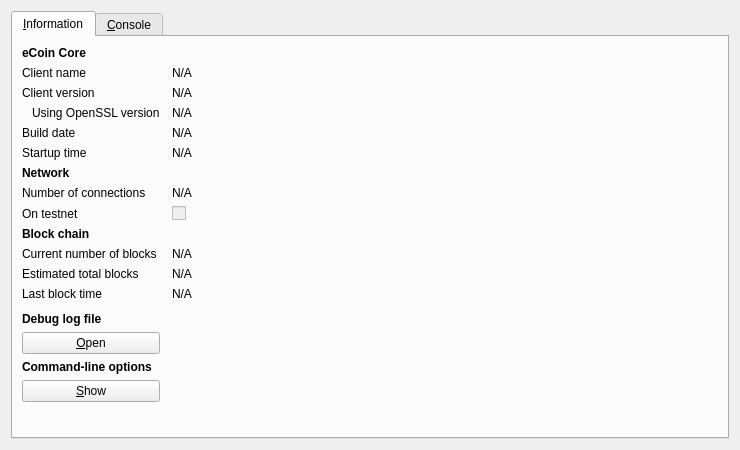
<?xml version="1.0" encoding="UTF-8"?>
<ui version="4.0">
 <class>RPCConsole</class>
 <widget class="QDialog" name="RPCConsole">
  <property name="geometry">
   <rect>
    <x>0</x>
    <y>0</y>
    <width>740</width>
    <height>450</height>
   </rect>
  </property>
  <property name="windowTitle">
   <string>eCoin - Debug window</string>
  </property>
  <layout class="QVBoxLayout" name="verticalLayout_2">
   <item>
    <widget class="QTabWidget" name="tabWidget">
     <property name="currentIndex">
      <number>0</number>
     </property>
     <widget class="QWidget" name="tab_info">
      <attribute name="title">
       <string>&amp;Information</string>
      </attribute>
      <layout class="QGridLayout" name="gridLayout" columnstretch="0,1">
       <property name="horizontalSpacing">
        <number>12</number>
       </property>
       <item row="0" column="0">
        <widget class="QLabel" name="label_9">
         <property name="font">
          <font>
           <weight>75</weight>
           <bold>true</bold>
          </font>
         </property>
         <property name="text">
          <string>eCoin Core</string>
         </property>
        </widget>
       </item>
       <item row="1" column="0">
        <widget class="QLabel" name="label_5">
         <property name="text">
          <string>Client name</string>
         </property>
        </widget>
       </item>
       <item row="1" column="1">
        <widget class="QLabel" name="clientName">
         <property name="cursor">
          <cursorShape>IBeamCursor</cursorShape>
         </property>
         <property name="text">
          <string>N/A</string>
         </property>
         <property name="textFormat">
          <enum>Qt::PlainText</enum>
         </property>
         <property name="textInteractionFlags">
          <set>Qt::LinksAccessibleByMouse|Qt::TextSelectableByKeyboard|Qt::TextSelectableByMouse</set>
         </property>
        </widget>
       </item>
       <item row="2" column="0">
        <widget class="QLabel" name="label_6">
         <property name="text">
          <string>Client version</string>
         </property>
        </widget>
       </item>
       <item row="2" column="1">
        <widget class="QLabel" name="clientVersion">
         <property name="cursor">
          <cursorShape>IBeamCursor</cursorShape>
         </property>
         <property name="text">
          <string>N/A</string>
         </property>
         <property name="textFormat">
          <enum>Qt::PlainText</enum>
         </property>
         <property name="textInteractionFlags">
          <set>Qt::LinksAccessibleByMouse|Qt::TextSelectableByKeyboard|Qt::TextSelectableByMouse</set>
         </property>
        </widget>
       </item>
       <item row="3" column="0">
        <widget class="QLabel" name="label_14">
         <property name="text">
          <string>Using OpenSSL version</string>
         </property>
         <property name="indent">
          <number>10</number>
         </property>
        </widget>
       </item>
       <item row="3" column="1">
        <widget class="QLabel" name="openSSLVersion">
         <property name="cursor">
          <cursorShape>IBeamCursor</cursorShape>
         </property>
         <property name="text">
          <string>N/A</string>
         </property>
         <property name="textFormat">
          <enum>Qt::PlainText</enum>
         </property>
         <property name="textInteractionFlags">
          <set>Qt::LinksAccessibleByMouse|Qt::TextSelectableByKeyboard|Qt::TextSelectableByMouse</set>
         </property>
        </widget>
       </item>
       <item row="4" column="0">
        <widget class="QLabel" name="label_12">
         <property name="text">
          <string>Build date</string>
         </property>
        </widget>
       </item>
       <item row="4" column="1">
        <widget class="QLabel" name="buildDate">
         <property name="cursor">
          <cursorShape>IBeamCursor</cursorShape>
         </property>
         <property name="text">
          <string>N/A</string>
         </property>
         <property name="textFormat">
          <enum>Qt::PlainText</enum>
         </property>
         <property name="textInteractionFlags">
          <set>Qt::LinksAccessibleByMouse|Qt::TextSelectableByKeyboard|Qt::TextSelectableByMouse</set>
         </property>
        </widget>
       </item>
       <item row="5" column="0">
        <widget class="QLabel" name="label_13">
         <property name="text">
          <string>Startup time</string>
         </property>
        </widget>
       </item>
       <item row="5" column="1">
        <widget class="QLabel" name="startupTime">
         <property name="cursor">
          <cursorShape>IBeamCursor</cursorShape>
         </property>
         <property name="text">
          <string>N/A</string>
         </property>
         <property name="textFormat">
          <enum>Qt::PlainText</enum>
         </property>
         <property name="textInteractionFlags">
          <set>Qt::LinksAccessibleByMouse|Qt::TextSelectableByKeyboard|Qt::TextSelectableByMouse</set>
         </property>
        </widget>
       </item>
       <item row="6" column="0">
        <widget class="QLabel" name="label_11">
         <property name="font">
          <font>
           <weight>75</weight>
           <bold>true</bold>
          </font>
         </property>
         <property name="text">
          <string>Network</string>
         </property>
        </widget>
       </item>
       <item row="7" column="0">
        <widget class="QLabel" name="label_7">
         <property name="text">
          <string>Number of connections</string>
         </property>
        </widget>
       </item>
       <item row="7" column="1">
        <widget class="QLabel" name="numberOfConnections">
         <property name="cursor">
          <cursorShape>IBeamCursor</cursorShape>
         </property>
         <property name="text">
          <string>N/A</string>
         </property>
         <property name="textFormat">
          <enum>Qt::PlainText</enum>
         </property>
         <property name="textInteractionFlags">
          <set>Qt::LinksAccessibleByMouse|Qt::TextSelectableByKeyboard|Qt::TextSelectableByMouse</set>
         </property>
        </widget>
       </item>
       <item row="8" column="0">
        <widget class="QLabel" name="label_8">
         <property name="text">
          <string>On testnet</string>
         </property>
        </widget>
       </item>
       <item row="8" column="1">
        <widget class="QCheckBox" name="isTestNet">
         <property name="enabled">
          <bool>false</bool>
         </property>
         <property name="text">
          <string/>
         </property>
        </widget>
       </item>
       <item row="9" column="0">
        <widget class="QLabel" name="label_10">
         <property name="font">
          <font>
           <weight>75</weight>
           <bold>true</bold>
          </font>
         </property>
         <property name="text">
          <string>Block chain</string>
         </property>
        </widget>
       </item>
       <item row="10" column="0">
        <widget class="QLabel" name="label_3">
         <property name="text">
          <string>Current number of blocks</string>
         </property>
        </widget>
       </item>
       <item row="10" column="1">
        <widget class="QLabel" name="numberOfBlocks">
         <property name="cursor">
          <cursorShape>IBeamCursor</cursorShape>
         </property>
         <property name="text">
          <string>N/A</string>
         </property>
         <property name="textFormat">
          <enum>Qt::PlainText</enum>
         </property>
         <property name="textInteractionFlags">
          <set>Qt::LinksAccessibleByMouse|Qt::TextSelectableByKeyboard|Qt::TextSelectableByMouse</set>
         </property>
        </widget>
       </item>
       <item row="11" column="0">
        <widget class="QLabel" name="label_4">
         <property name="text">
          <string>Estimated total blocks</string>
         </property>
        </widget>
       </item>
       <item row="11" column="1">
        <widget class="QLabel" name="totalBlocks">
         <property name="cursor">
          <cursorShape>IBeamCursor</cursorShape>
         </property>
         <property name="text">
          <string>N/A</string>
         </property>
         <property name="textFormat">
          <enum>Qt::PlainText</enum>
         </property>
         <property name="textInteractionFlags">
          <set>Qt::LinksAccessibleByMouse|Qt::TextSelectableByKeyboard|Qt::TextSelectableByMouse</set>
         </property>
        </widget>
       </item>
       <item row="12" column="0">
        <widget class="QLabel" name="label_2">
         <property name="text">
          <string>Last block time</string>
         </property>
        </widget>
       </item>
       <item row="12" column="1">
        <widget class="QLabel" name="lastBlockTime">
         <property name="cursor">
          <cursorShape>IBeamCursor</cursorShape>
         </property>
         <property name="text">
          <string>N/A</string>
         </property>
         <property name="textFormat">
          <enum>Qt::PlainText</enum>
         </property>
         <property name="textInteractionFlags">
          <set>Qt::LinksAccessibleByMouse|Qt::TextSelectableByKeyboard|Qt::TextSelectableByMouse</set>
         </property>
        </widget>
       </item>
       <item row="13" column="0">
        <spacer name="verticalSpacer_2">
         <property name="orientation">
          <enum>Qt::Vertical</enum>
         </property>
         <property name="sizeHint" stdset="0">
          <size>
           <width>20</width>
           <height>20</height>
          </size>
         </property>
        </spacer>
       </item>
       <item row="14" column="0">
        <widget class="QLabel" name="labelDebugLogfile">
         <property name="font">
          <font>
           <weight>75</weight>
           <bold>true</bold>
          </font>
         </property>
         <property name="text">
          <string>Debug log file</string>
         </property>
        </widget>
       </item>
       <item row="15" column="0">
        <widget class="QPushButton" name="openDebugLogfileButton">
         <property name="toolTip">
          <string>Open the eCoin debug log file from the current data directory. This can take a few seconds for large log files.</string>
         </property>
         <property name="text">
          <string>&amp;Open</string>
         </property>
         <property name="autoDefault">
          <bool>false</bool>
         </property>
        </widget>
       </item>
       <item row="16" column="0">
        <widget class="QLabel" name="labelCLOptions">
         <property name="font">
          <font>
           <weight>75</weight>
           <bold>true</bold>
          </font>
         </property>
         <property name="text">
          <string>Command-line options</string>
         </property>
        </widget>
       </item>
       <item row="17" column="0">
        <widget class="QPushButton" name="showCLOptionsButton">
         <property name="toolTip">
          <string>Show the eCoin-Qt help message to get a list with possible eCoin command-line options.</string>
         </property>
         <property name="text">
          <string>&amp;Show</string>
         </property>
         <property name="autoDefault">
          <bool>false</bool>
         </property>
        </widget>
       </item>
       <item row="18" column="0">
        <spacer name="verticalSpacer">
         <property name="orientation">
          <enum>Qt::Vertical</enum>
         </property>
         <property name="sizeHint" stdset="0">
          <size>
           <width>20</width>
           <height>40</height>
          </size>
         </property>
        </spacer>
       </item>
      </layout>
     </widget>
     <widget class="QWidget" name="tab_console">
      <attribute name="title">
       <string>&amp;Console</string>
      </attribute>
      <layout class="QVBoxLayout" name="verticalLayout_3">
       <property name="spacing">
        <number>3</number>
       </property>
       <item>
        <widget class="QTextEdit" name="messagesWidget">
         <property name="minimumSize">
          <size>
           <width>0</width>
           <height>100</height>
          </size>
         </property>
         <property name="readOnly">
          <bool>true</bool>
         </property>
         <property name="tabKeyNavigation" stdset="0">
          <bool>false</bool>
         </property>
         <property name="columnCount" stdset="0">
          <number>2</number>
         </property>
        </widget>
       </item>
       <item>
        <layout class="QHBoxLayout" name="horizontalLayout">
         <property name="spacing">
          <number>3</number>
         </property>
         <item>
          <widget class="QLabel" name="label">
           <property name="text">
            <string notr="true">&gt;</string>
           </property>
          </widget>
         </item>
         <item>
          <widget class="QLineEdit" name="lineEdit"/>
         </item>
         <item>
          <widget class="QPushButton" name="clearButton">
           <property name="maximumSize">
            <size>
             <width>24</width>
             <height>24</height>
            </size>
           </property>
           <property name="toolTip">
            <string>Clear console</string>
           </property>
           <property name="text">
            <string/>
           </property>
           <property name="icon">
            <iconset resource="../bitcoin.qrc">
             <normaloff>:/icons/remove</normaloff>:/icons/remove</iconset>
           </property>
           <property name="shortcut">
            <string notr="true">Ctrl+L</string>
           </property>
           <property name="autoDefault">
            <bool>false</bool>
           </property>
          </widget>
         </item>
        </layout>
       </item>
      </layout>
     </widget>
    </widget>
   </item>
  </layout>
 </widget>
 <resources>
  <include location="../bitcoin.qrc"/>
 </resources>
 <connections/>
</ui>
